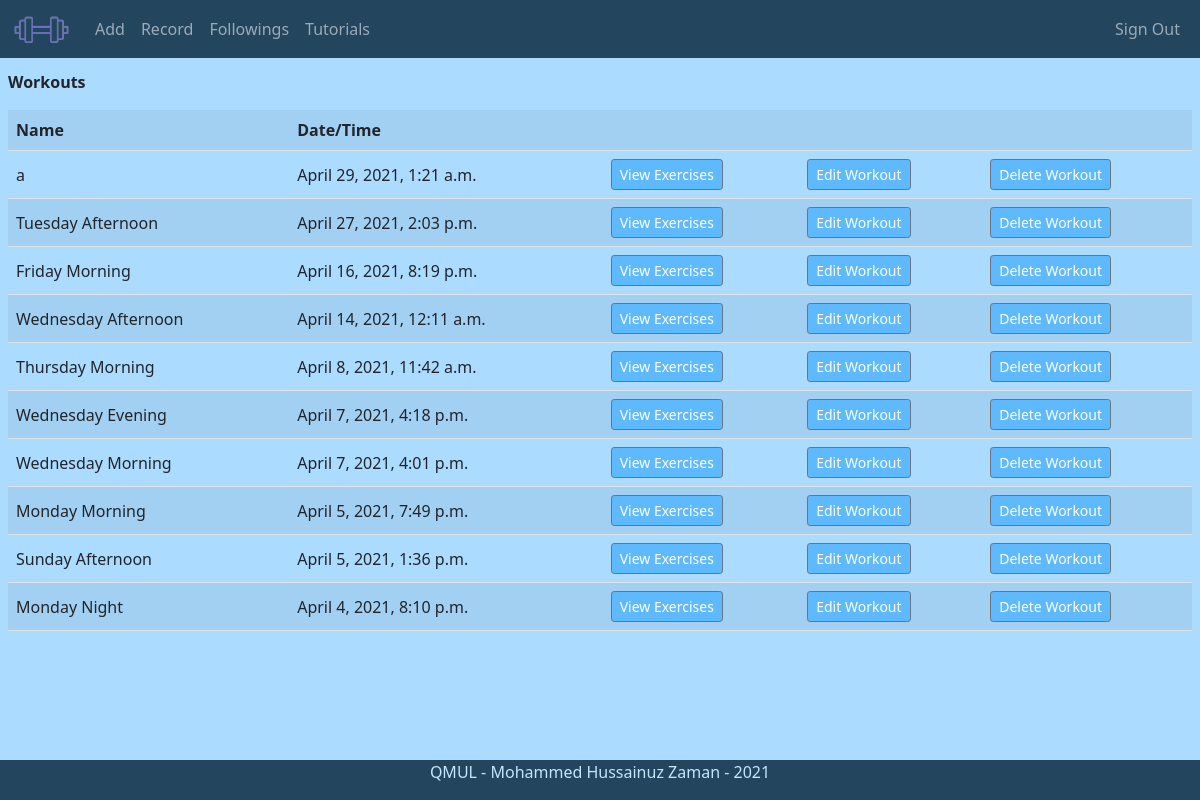
Page /gymtracker/record (signed in) on the committed database.
### gymtracker/models.py (models this page shows, shortened)
class Workout(models.Model):
    owner = models.ForeignKey(Profile, related_name="workout_owner", on_delete=models.CASCADE)
    name = models.CharField(max_length=200)
    datetime_added = models.DateTimeField(auto_now_add=True)#sort out format

### gymtracker/views.py (the view)
    def usercheck(request):
        if 'username' in request.session:
            username = request.session['username']
            try: profile = Profile.objects.get(username=username)
            except Profile.DoesNotExist : raise Http404("User does not exist")
            return view(request, profile)
        else:
            context = {'appname': appname}
            return render(request, 'gymtracker/signin.html', context)

### gymtracker/views.py (called while the page is built)
def verify_loggedin(view):
    def usercheck(request):
        if 'username' in request.session:
            username = request.session['username']
            try: profile = Profile.objects.get(username=username)
            except Profile.DoesNotExist : raise Http404("User does not exist")
            return view(request, profile)
        else:
            context = {'appname': appname}
            return render(request, 'gymtracker/signin.html', context)
    return usercheck

@verify_loggedin
def record(request,profile):
    context = {'appname': appname, 'logIn': True,}
    workouts = Workout.objects.filter(owner=profile).order_by('-datetime_added')
    context.update({'user':profile,'workouts':workouts})
    return render(request, 'gymtracker/record.html', context)

### gymtracker/templates/gymtracker/record.html (shortened to what this page needs)
{% extends 'gymtracker/base.html' %}
{% block content %}
<p class="subhead">Workouts</p>
<table class="table table-striped align-middle">
{% if workouts|length > 0 %}
<tr><th>Name</th><th>Date/Time</th><th colspan="3"></th></tr>
{% endif %}
{% for w in workouts %}
    <tr>
        <td>{{w.name}}</td>
        <td>{{w.datetime_added}}</td>
        <td><form method="POST" action="{% url 'view_workout' %}">
                <div class="form-group">
                <button type="submit" name="view" class="btn btn-secondary btn-sm">View Exercises</button>
        </form></td>
        <td><form method="POST" action="{% url 'edit_workout' %}">
                <div class="form-group">
                <button type="submit" name="edit" class="btn btn-secondary btn-sm">Edit Workout</button>
        </form></td>
        <td><form method="POST" action="{% url 'delete_workout' %}">
                <div class="form-group">
                <button type="submit" name="delete" class="btn btn-secondary btn-sm">Delete Workout</button>
        </form></td>
    </tr>
{% endfor %}
</table>
{% endblock %}

### gymtracker/templates/gymtracker/base.html (shortened to what this page needs)
<!DOCTYPE html>
<html lang="en">
<head>
    <link href="https://cdn.jsdelivr.net/npm/bootstrap@5.0.0-beta2/dist/css/bootstrap.min.css" rel="stylesheet">
</head>
<body>
    <div id="page-container">
    <div id="content-wrap">
    <header>
        <nav class="navbar fixed-top navbar-expand-lg navbar-dark navbar-secondary">
            <div class="navigation container-fluid">
            {% if logIn %}
            <a class="navbar-brand" href="/home">
            <img src="/static/media/logo3.png" width=59px height=30px></a>
            {% else %}
            <a class="navbar-brand" href="/">
                <img src="/static/media/logo3.png" width=59px height=30px></a>
            {% endif %}
              <div class="collapse navbar-collapse" id="navbarSupportedContent">
                <ul class="navbar-nav w-100 justify-content-start">
                    {% if logIn %}
                    <li class="nav-item">
                        <a class="nav-link" href="/add_workout">Add</a>
                    </li>
                    <li class="nav-item">
                        <a class="nav-link" href="/record">Record</a>
                    </li>
                    <li class="nav-item">
                        <a class="nav-link" href="/friends">Followings</a>
                    </li>
                    <li class="nav-item">
                        <a class="nav-link" href="/tutorials">Tutorials</a>
                    </li>
                    {% else %}
                    <li class="nav-item">
                        <a class="nav-link" href="/tutorials_guest">Tutorials</a>
                    </li>
                    {% endif %}
                </ul>
                <ul class="nav navbar-nav ml-auto w-100 justify-content-end">
                    {% if logIn %}
                    <li class="nav-item">
                        <a class="nav-link" href="{% url 'index' %}">Sign Out</a>
                    </li>
                    {% endif %}
                </ul>
              </div>
            </div>
          </nav>
        </header>
        <div class="main">
            {% block content %}
            {% endblock %}
        </div>
        <footer id="footer">
            <div class="footer-copyright fixed-bottom">
                <div class="container">
                <div class="row">
                <div class="col-md-12 text-center">
                    <p class="foot-text">QMUL - Mohammed Hussainuz Zaman - 2021</p>
                </div>
                </div>
                </div>
                </div>
        </footer>
        </div>
        </div>
</body>
</html>

### gymtracker/templates/gymtracker/base.html (style rules this page uses)
body { background-color: #ABDBFF; }
.main { padding-left: 8px; padding-right: 8px; padding-top: 70px; padding-bottom: 30px; }
.btn { background-color: #5EB9FF; }
.navbar { background-color: #23455E; }
.nav-link { color:#C3E7FC; }
#footer { position: absolute; bottom: 0; width: 100%; height: 20px; }
.footer-copyright { background-color:#23455E; color:#ffffff; }
.foot-text { vertical-align: center; color: #C3E7FC; height:100%; }
#page-container { position: relative; min-height: 100vh; }
#content-wrap { padding-bottom: 2.5rem; }
.subhead { font-weight: bold; }

### rows in the picture
Workout: name "a", datetime_added "April 29, 2021, 1:21 a.m."
Workout: name "Tuesday Afternoon", datetime_added "April 27, 2021, 2:03 p.m."
Workout: name "Friday Morning", datetime_added "April 16, 2021, 8:19 p.m."
Workout: name "Wednesday Afternoon", datetime_added "April 14, 2021, 12:11 a.m."
Workout: name "Thursday Morning", datetime_added "April 8, 2021, 11:42 a.m."
Workout: name "Wednesday Evening", datetime_added "April 7, 2021, 4:18 p.m."
Workout: name "Wednesday Morning", datetime_added "April 7, 2021, 4:01 p.m."
Workout: name "Monday Morning", datetime_added "April 5, 2021, 7:49 p.m."
Workout: name "Sunday Afternoon", datetime_added "April 5, 2021, 1:36 p.m."
Workout: name "Monday Night", datetime_added "April 4, 2021, 8:10 p.m."
